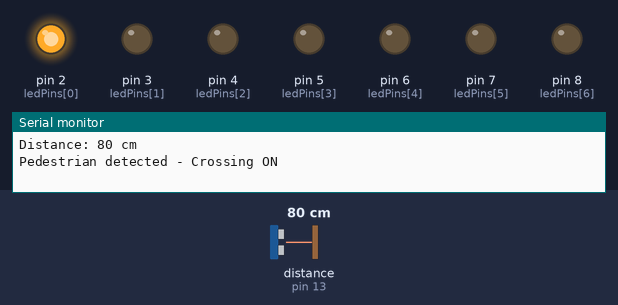
The sketch below on a simulated Arduino Uno, built with avr-gcc and run on an emulated ATmega328P. Shown: output pins drawn as LEDs (lit = HIGH), the last lines printed to the serial monitor. Wiring (inferred from the names in the program): ultrasonic range finder: trigger pin 12; echo pin 13. Inputs (shaded band) come from the test bench; at power-on: distance to the obstacle (sensor on pin 13) 80 cm. The echo pulse lasts 58.3 µs per cm; pins used as bus, display or sensor lines are not drawn.

Above: at 0.08 s.
At 1.9 s:
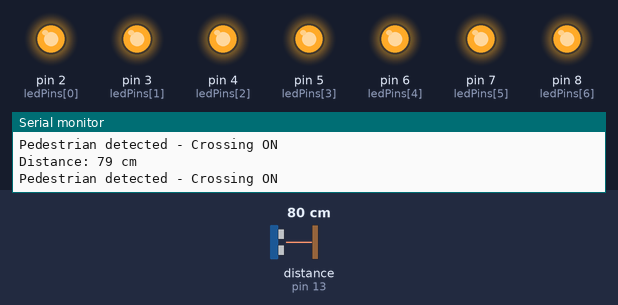
2.0 s: distance to the obstacle (sensor on pin 13) set to 98 cm
3.6 s: distance to the obstacle (sensor on pin 13) set to 105 cm
At 4.9 s:
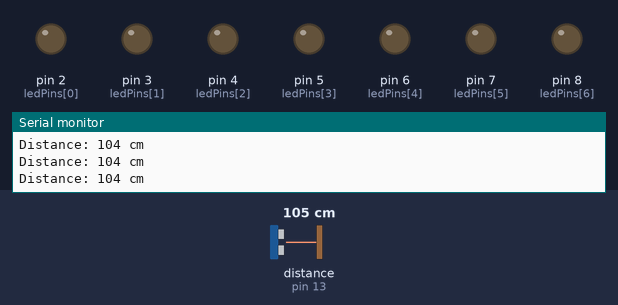
Timing chart, 0 to 6.6 s (numbered marks = the images above; inputs shaded):
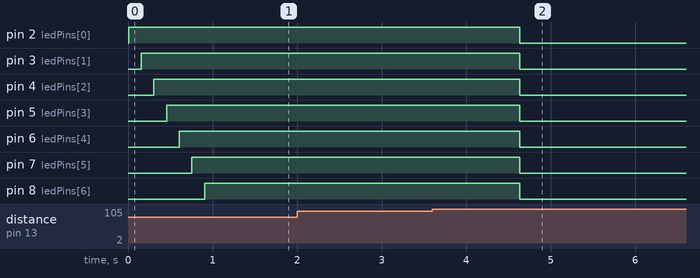

Measured:
- the behaviour switches between 101 and 102 cm on distance to the obstacle (sensor on pin 13) (found by bisection; images 1 and 2)
- after the input at 3.6 s, pin 2 (ledPins[0]), pin 3 (ledPins[1]), pin 4 (ledPins[2]), pin 5 (ledPins[3]), pin 6 (ledPins[4]), pin 7 (ledPins[5]), pin 8 (ledPins[6]): HIGH → LOW after 1.0 s

The sketch:

smart_zebra_crossing.ino
```cpp
/*
  Smart Zebra Crossing
  ---------------------------------------------------------
  Based on: "Enhancing Road Safety with Smart Infrastructure:
  Development and Implementation of Advanced Zebra Crossings
  and Speed Breaking" (IJRASET, Vol. 12, Issue X, Oct 2024)

  Working:
  - Ultrasonic sensor continuously checks for a pedestrian
    near the crossing.
  - When a pedestrian is detected, 7 red LEDs embedded in the
    crossing light up SEQUENTIALLY to alert oncoming drivers
    and improve visibility, especially in low light.
  - When no pedestrian is present, all LEDs stay off (standby).

  Pin Connections (as per paper):
    Ultrasonic Sensor
      Echo -> Arduino Pin 13
      Trig -> Arduino Pin 12
      VCC  -> 5V
      GND  -> GND

    LED Pins (7 red LEDs, sequential)
      LED1 -> Pin 2
      LED2 -> Pin 3
      LED3 -> Pin 4
      LED4 -> Pin 5
      LED5 -> Pin 6
      LED6 -> Pin 7
      LED7 -> Pin 8
*/

// ---------- Pin Definitions ----------
const int trigPin = 12;
const int echoPin = 13;

const int ledPins[7] = {2, 3, 4, 5, 6, 7, 8};
const int numLeds = 7;

// ---------- Tunable Parameters ----------
const int detectionDistanceCm = 100;   // Pedestrian considered "detected" within this range
const int sequenceDelayMs     = 150;   // Delay between each LED turning on in the sequence

void setup() {
  pinMode(trigPin, OUTPUT);
  pinMode(echoPin, INPUT);

  for (int i = 0; i < numLeds; i++) {
    pinMode(ledPins[i], OUTPUT);
    digitalWrite(ledPins[i], LOW);   // Start in standby (lights off)
  }

  Serial.begin(9600);
}

void loop() {
  long distance = getDistanceCm();

  Serial.print("Distance: ");
  Serial.print(distance);
  Serial.println(" cm");

  if (distance > 0 && distance <= detectionDistanceCm) {
    // Pedestrian detected -> Crossing ON: sequentially light up LEDs
    Serial.println("Pedestrian detected - Crossing ON");
    sequenceLightsOn();
  } else {
    // No pedestrian -> Crossing OFF: keep lights off, keep monitoring
    allLightsOff();
  }

  delay(100); // small loop delay for stable sensor readings
}

// ---------- Helper Functions ----------

// Measures distance using the ultrasonic sensor and returns value in cm
long getDistanceCm() {
  digitalWrite(trigPin, LOW);
  delayMicroseconds(2);
  digitalWrite(trigPin, HIGH);
  delayMicroseconds(10);
  digitalWrite(trigPin, LOW);

  long duration = pulseIn(echoPin, HIGH, 30000); // 30ms timeout (~5m range)
  if (duration == 0) return -1; // no echo received

  long distance = duration * 0.0343 / 2; // speed of sound = 343 m/s
  return distance;
}

// Turns LEDs on one after another to create a sequential lighting effect
void sequenceLightsOn() {
  for (int i = 0; i < numLeds; i++) {
    digitalWrite(ledPins[i], HIGH);
    delay(sequenceDelayMs);
  }
}

// Turns all LEDs off (standby mode)
void allLightsOff() {
  for (int i = 0; i < numLeds; i++) {
    digitalWrite(ledPins[i], LOW);
  }
}
```
